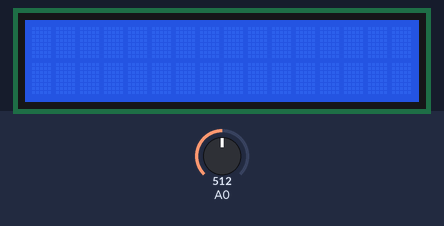
Simulated run of this sketch. Board: Arduino Uno, built with avr-gcc and run on an emulated ATmega328P. On the bench: 16×2 character LCD. The inputs (shaded band) are chosen by the test bench; at power-on: A0 = 512.

Above: at 1.2 s.
1.3 s: A0 set to 528
At 2.0 s:
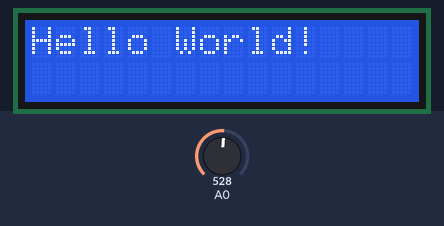
2.8 s: A0 set to 511
At 3.1 s:
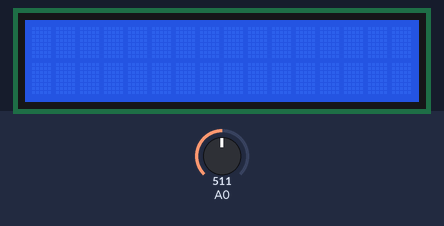
4.3 s: A0 set to 716
At 5.5 s:
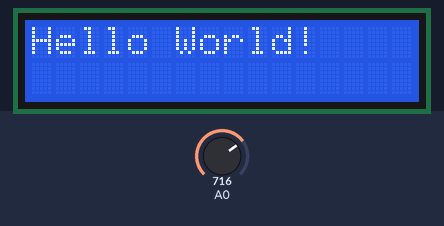
Timing chart, 0 to 7.3 s (numbered marks = the images above; inputs shaded):
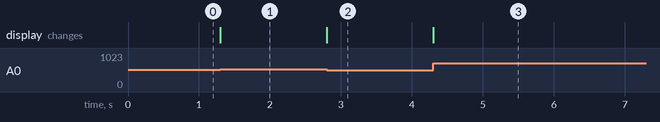

Measured:
- the behaviour switches between 512 and 513 on A0 (found by bisection; images 0 and 1)
- after the input at 1.3 s, the display: changes at once (image 1)
- after the input at 2.8 s, the display: changes at once (image 2)
- after the input at 4.3 s, the display: changes at once (image 3)

The sketch:

lab04.ino
```cpp
// 201533631 김도균
#include <LiquidCrystal.h>

LiquidCrystal display(12, 11, 5, 4, 3, 2);

void setup() {
    display.begin(16, 2);
    display.setCursor(0, 0);
    display.print("Hello World!");
}

void loop() {

    if(analogRead(A0) > 512) {
        display.display();
    } else {
        display.noDisplay();
    }

}
```
